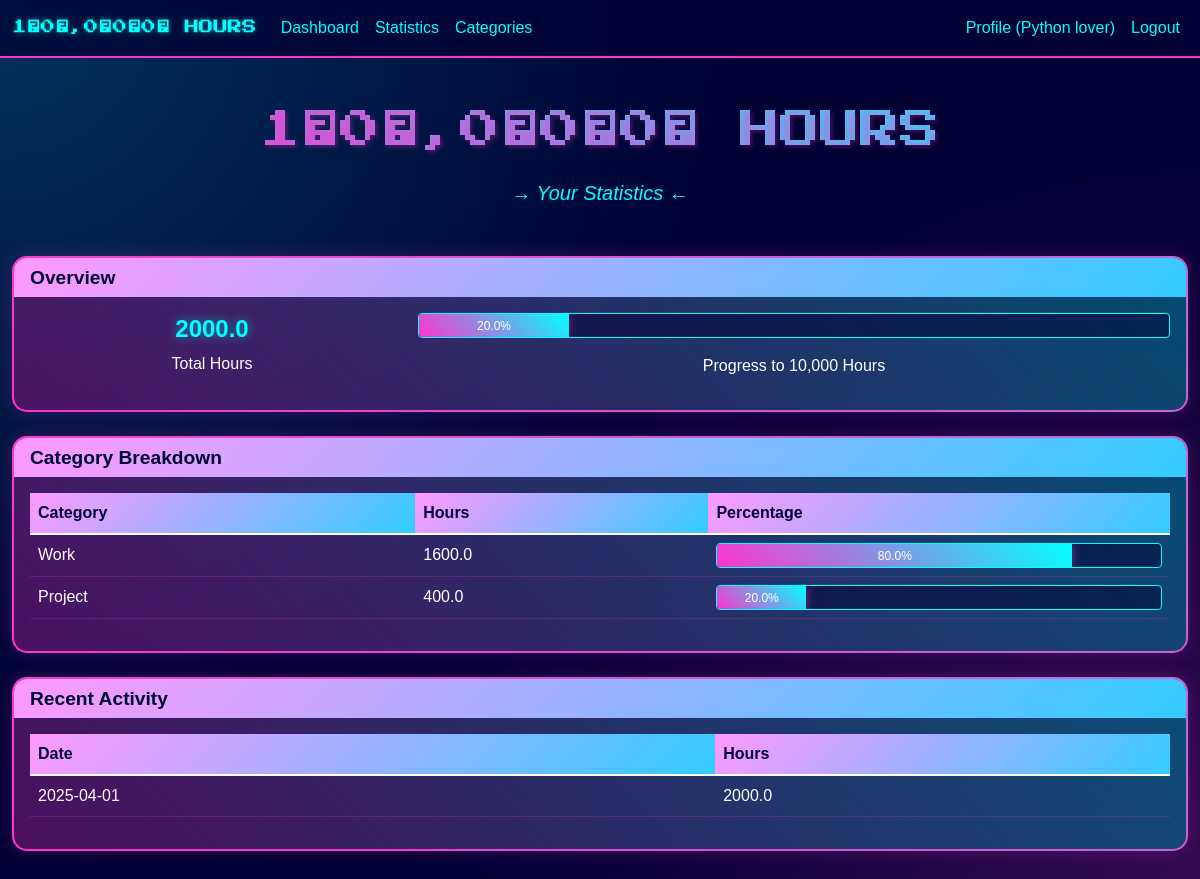
The app's page /stats (signed in) with its own data.
### app.py (models this page shows, shortened)
class User(UserMixin, db.Model):
    id = db.Column(db.Integer, primary_key=True)
    username = db.Column(db.String(80), unique=True, nullable=False)
    email = db.Column(db.String(120), unique=True, nullable=False)
    password_hash = db.Column(db.String(128), nullable=False)
    date_joined = db.Column(db.DateTime, default=datetime.utcnow)
    categories = db.relationship('Category', backref='user', lazy=True)
    entries = db.relationship('TimeEntry', backref='user', lazy=True)

class Category(db.Model):
    id = db.Column(db.Integer, primary_key=True)
    name = db.Column(db.String(50), nullable=False)
    user_id = db.Column(db.Integer, db.ForeignKey('user.id'), nullable=False)
    entries = db.relationship('TimeEntry', backref='category', lazy=True)

class TimeEntry(db.Model):
    id = db.Column(db.Integer, primary_key=True)
    date = db.Column(db.Date, nullable=False, default=datetime.utcnow)
    clock_in = db.Column(db.DateTime)
    clock_out = db.Column(db.DateTime)
    manual_hours = db.Column(db.Float)
    description = db.Column(db.Text)
    category_id = db.Column(db.Integer, db.ForeignKey('category.id'), nullable=False)
    user_id = db.Column(db.Integer, db.ForeignKey('user.id'), nullable=False)

### app.py (the view)
@app.route('/stats')
@login_required
def stats():
    entries = TimeEntry.query.filter_by(user_id=current_user.id).all()
    total_hours = 0
    category_hours = {}
    daily_hours = {}
    for entry in entries:
        hours = 0
        if entry.manual_hours:
            hours = entry.manual_hours
        elif entry.clock_in and entry.clock_out:
            duration = entry.clock_out - entry.clock_in
            hours = duration.total_seconds() / 3600
        total_hours += hours
        category_name = entry.category.name
        if category_name in category_hours:
            category_hours[category_name] += hours
        else:
            category_hours[category_name] = hours
        date_str = entry.date.strftime('%Y-%m-%d')
        if date_str in daily_hours:
            daily_hours[date_str] += hours
        else:
            daily_hours[date_str] = hours
    return render_template('stats.html',
                          total_hours=total_hours,
                          category_hours=category_hours,
                          daily_hours=daily_hours)

### app.py (called while the page is built)
@login_manager.user_loader
def load_user(user_id):
    return User.query.get(int(user_id))

@app.context_processor
def inject_today():
    return {'today': datetime.now().strftime('%Y-%m-%d')}

### templates/stats.html
{% extends "base.html" %}
{% block content %}
<h1 class="text-center mb-4">1⃣0⃣,0⃣0⃣0⃣ HOURS</h1>
<p class="lead text-center mb-5">→ Your Statistics ←</p>
<div class="card cyber-border mb-4">
    <div class="card-header">
        <h4>Overview</h4>
    </div>
    <div class="card-body">
        <div class="row align-items-center">
            <div class="col-md-4 text-center">
                <h2 class="total-hours">{{ "%.1f"|format(total_hours) }}</h2>
                <p>Total Hours</p>
            </div>
            <div class="col-md-8">
                <div class="progress mb-3">
                    <div class="progress-bar" role="progressbar"
                         style="width: {{ (total_hours / 10000 * 100)|round(1) }}%"
                         aria-valuenow="{{ total_hours }}"
                         aria-valuemin="0"
                         aria-valuemax="10000">
                        {{ (total_hours / 10000 * 100)|round(1) }}%
                    </div>
                </div>
                <p class="text-center">Progress to 10,000 Hours</p>
            </div>
        </div>
    </div>
</div>
<div class="card cyber-border mb-4">
    <div class="card-header">
        <h4>Category Breakdown</h4>
    </div>
    <div class="card-body">
        <table class="table">
            <thead>
                <tr>
                    <th>Category</th>
                    <th>Hours</th>
                    <th>Percentage</th>
                </tr>
            </thead>
            <tbody>
                {% for category, hours in category_hours.items() %}
                <tr>
                    <td>{{ category }}</td>
                    <td>{{ "%.1f"|format(hours) }}</td>
                    <td>
                        <div class="progress">
                            <div class="progress-bar" role="progressbar"
                                 style="width: {{ (hours / total_hours * 100)|round(1) }}%"
                                 aria-valuenow="{{ (hours / total_hours * 100)|round(1) }}"
                                 aria-valuemin="0"
                                 aria-valuemax="100">
                                {{ (hours / total_hours * 100)|round(1) }}%
                            </div>
                        </div>
                    </td>
                </tr>
                {% endfor %}
            </tbody>
        </table>
    </div>
</div>
<div class="card cyber-border">
    <div class="card-header">
        <h4>Recent Activity</h4>
    </div>
    <div class="card-body">
        <table class="table">
            <thead>
                <tr>
                    <th>Date</th>
                    <th>Hours</th>
                </tr>
            </thead>
            <tbody>
                {% for date, hours in daily_hours.items()|sort(reverse=true) %}
                <tr>
                    <td>{{ date }}</td>
                    <td>{{ "%.1f"|format(hours) }}</td>
                </tr>
                {% endfor %}
            </tbody>
        </table>
    </div>
</div>
{% endblock %}

### templates/base.html (shortened to what this page needs)
<!DOCTYPE html>
<html lang="en">
<head>
    <link href="https://cdn.jsdelivr.net/npm/bootstrap@5.1.3/dist/css/bootstrap.min.css" rel="stylesheet">
    <link href="{{ url_for('static', filename='css/style.css') }}" rel="stylesheet">
</head>
<body>
    <nav class="navbar navbar-expand-lg navbar-dark">
        <div class="container">
            <a class="navbar-brand" href="/">1⃣0⃣,0⃣0⃣0⃣ HOURS</a>
            <div class="collapse navbar-collapse" id="navbarNav">
                <ul class="navbar-nav">
                    {% if current_user.is_authenticated %}
                    <li class="nav-item">
                        <a class="nav-link" href="{{ url_for('dashboard') }}">Dashboard</a>
                    </li>
                    <li class="nav-item">
                        <a class="nav-link" href="{{ url_for('stats') }}">Statistics</a>
                    </li>
                    <li class="nav-item">
                        <a class="nav-link" href="{{ url_for('manage_categories') }}">Categories</a>
                    </li>
                    {% endif %}
                </ul>
                <ul class="navbar-nav ms-auto">
                    {% if current_user.is_authenticated %}
                    <li class="nav-item">
                        <a class="nav-link" href="{{ url_for('profile') }}">Profile ({{ current_user.username }})</a>
                    </li>
                    <li class="nav-item">
                        <a class="nav-link" href="{{ url_for('logout') }}">Logout</a>
                    </li>
                    {% endif %}
                </ul>
            </div>
        </div>
    </nav>
    <div class="container mt-5">
        {% block content %}{% endblock %}
    </div>
</body>
</html>

### static/css/style.css (style rules this page uses)
:root { --primary-color: #FF33CC; --secondary-color: #00FFFF; --gradient-1: linear-gradient(45deg, #FF33CC, #00FFFF); --gradient-2: linear-gradient(135deg, #FF99FF, #33CCFF); }
body { background-color: #000033; color: #FFFFFF; font-family: 'Arial', sans-serif; background-image: radial-gradient(circle at 100% 100%, rgba(255, 51, 204, 0.2) 0%, transparent 50%), radial-gradient(circle at 0% 0%, rgba(0, 255, 255, 0.2) 0%, transparent 50%); }
.container { max-width: 1200px; }
h1 { font-family: 'Press Start 2P', cursive; color: transparent; background: var(--gradient-1); -webkit-background-clip: text; background-clip: text; text-shadow: 2px 2px 4px rgba(255, 51, 204, 0.3); margin-bottom: 1rem; }
.lead { color: var(--secondary-color); font-style: italic; }
.card { background: rgba(0, 0, 51, 0.7); border: 2px solid var(--primary-color); border-radius: 15px; backdrop-filter: blur(10px); margin-bottom: 2rem; box-shadow: 0 0 20px rgba(255, 51, 204, 0.2); }
.card-header { background: var(--gradient-2); border-bottom: none; border-radius: 13px 13px 0 0 !important; }
.card-header h4 { color: #000033; font-weight: bold; margin: 0; font-size: 1.2rem; }
.progress { height: 25px; background: rgba(0, 0, 51, 0.5); border: 1px solid var(--secondary-color); overflow: hidden; }
.progress-bar { background: var(--gradient-1); box-shadow: 0 0 10px rgba(255, 51, 204, 0.5); }
.total-hours { font-size: 1.5rem; font-weight: bold; color: var(--secondary-color); text-shadow: 0 0 10px rgba(0, 255, 255, 0.5); }
.table { color: #FFFFFF; }
.table thead th { background: var(--gradient-2); color: #000033; border: none; }
.table tbody td { border-color: rgba(255, 51, 204, 0.2); }
.cyber-border { position: relative; }
.cyber-border::before { content: ''; position: absolute; top: -2px; left: -2px; right: -2px; bottom: -2px; background: var(--gradient-1); z-index: -1; border-radius: 17px; opacity: 0.3; }
.navbar { background: rgba(0, 0, 51, 0.7); border-bottom: 2px solid var(--primary-color); backdrop-filter: blur(10px); }
.navbar-brand { font-family: 'Press Start 2P', cursive; font-size: 0.9rem; color: var(--secondary-color) !important; text-shadow: 0 0 5px rgba(0, 255, 255, 0.5); }
.nav-link { color: var(--secondary-color) !important; transition: all 0.3s ease; }

### records on screen
User: username "Python lover"
Category: name "Work", hours "1600.0", value "80.0"
Category: category_hours "Project"
TimeEntry: manual_hours "400.0", (hours/total_hours*100)|round(1) "20.0"

### other values on screen
{{ "%.1f"|format(total_hours) }} "2000.0"
{{ (total_hours / 10000 * 100)|round(1) }} "20.0"
{{ date }} "2025-04-01"
{{ "%.1f"|format(hours) }} "2000.0"
